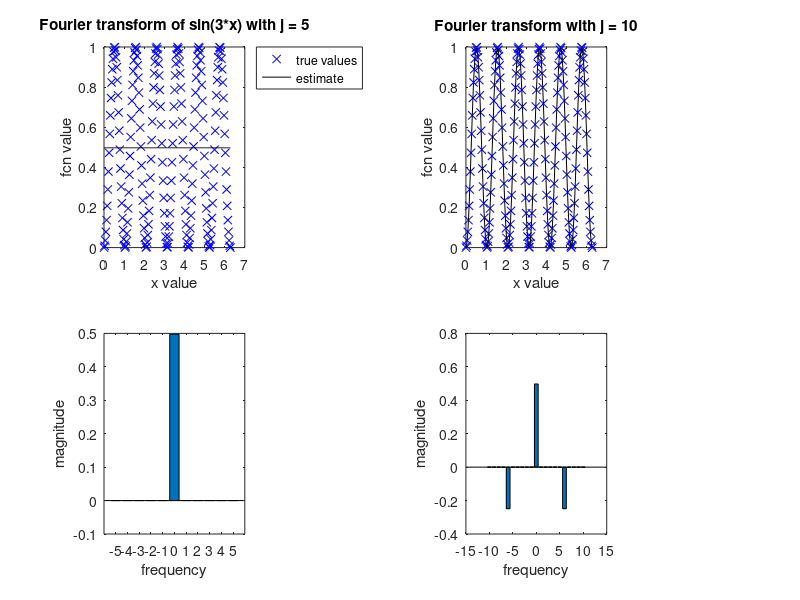
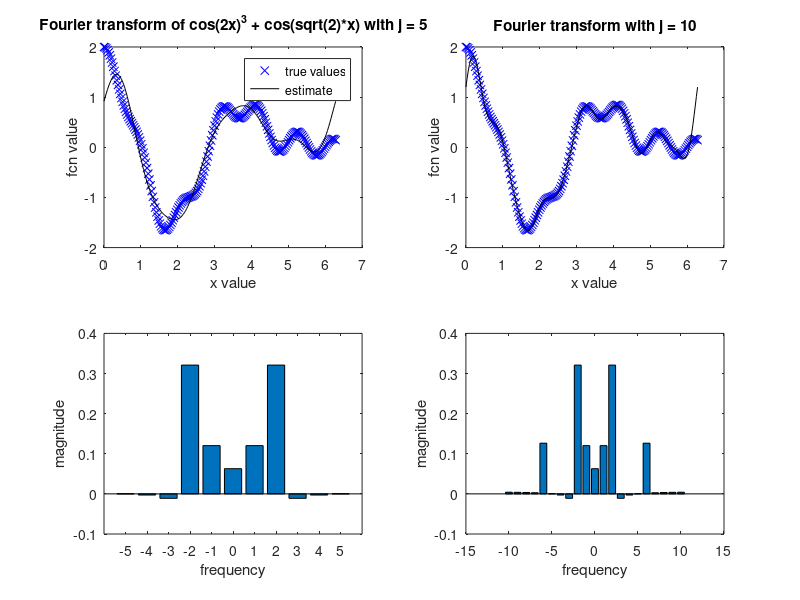

Write the MATLAB code that produced these figures, in order.
function [ ] = Problem5( ~ )
%Problem5 Performs hw3 problem 5 task
%   Kevin Reilley, written 2/21/2017
%   matlab 2015a function for performing the tasks of problem 5 and
%   generating plots.  



% get samples
fx = @(x) sin(3.*x).^2;
xg = linspace(0,2*pi,200);
fg = fx(xg);
[g5,cs] = evalCoeffs(5,xg,fg);

figure(1)
subplot(2,2,1)
plot(xg,fg,'bx',xg,real(g5),'-k')
legend('true values','estimate','Location','BestOutside')
title('Fourier transform of sin(3*x) with j = 5')
ylabel('fcn value')
xlabel('x value')
subplot(2,2,3)
fs = length(cs);
xxx = -(fs-1)/2:1:(fs-1)/2;
bar(xxx,real(cs))
xlabel('frequency')
ylabel('magnitude')

[g10,cs] = evalCoeffs(10,xg,fg);
subplot(2,2,2)
plot(xg,fg,'bx',xg,real(g10),'-k')
title('Fourier transform with j = 10')
ylabel('fcn value')
xlabel('x value')
subplot(2,2,4)
fs = length(cs);
xxx = -(fs-1)/2:1:(fs-1)/2;
bar(xxx,real(cs))
xlabel('frequency')
ylabel('magnitude')

hx = @(x) cos(2.*x).^(3) + cos(sqrt(2).*x);
hg = hx(xg);
[l5,cs] = evalCoeffs(5,xg,hg);
figure(2)
subplot(2,2,1)
plot(xg,hg,'bx',xg,real(l5),'-k')
legend('true values','estimate')
title('Fourier transform of cos(2x)^3 + cos(sqrt(2)*x) with j = 5')
ylabel('fcn value')
xlabel('x value')
subplot(2,2,3)
fs = length(cs);
xxx = -(fs-1)/2:1:(fs-1)/2;
bar(xxx,real(cs))
xlabel('frequency')
ylabel('magnitude')

[l10,cs] = evalCoeffs(10,xg,hg);
subplot(2,2,2)
plot(xg,hg,'bx',xg,real(l10),'-k')
title('Fourier transform with j = 10')
ylabel('fcn value')
xlabel('x value')
subplot(2,2,4)
fs = length(cs);
xxx = -(fs-1)/2:1:(fs-1)/2;
bar(xxx,real(cs))
xlabel('frequency')
ylabel('magnitude')


end

function cs = coeffFcn(jj,fg,xg)
%
%
nm1 = length(xg)-1;
cs = sum(fg.*exp(-xg.*jj.*1i));
cs = cs*(1/(nm1+1));
end

function [gx,cs] = evalCoeffs(jmax,xg,fg)
%
%
gx = zeros(size(xg));
dex = -jmax:1:jmax;
cs = zeros(size(dex));
for ndx = dex;
    cs(dex==ndx) = coeffFcn(ndx,fg,xg);
    gx = gx + cs(dex==ndx)*exp(1i.*ndx.*xg);
end

end